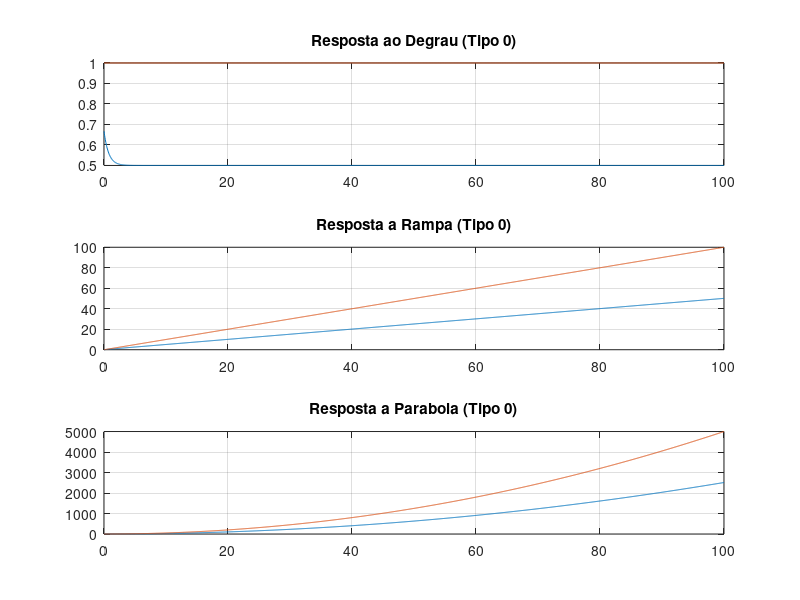
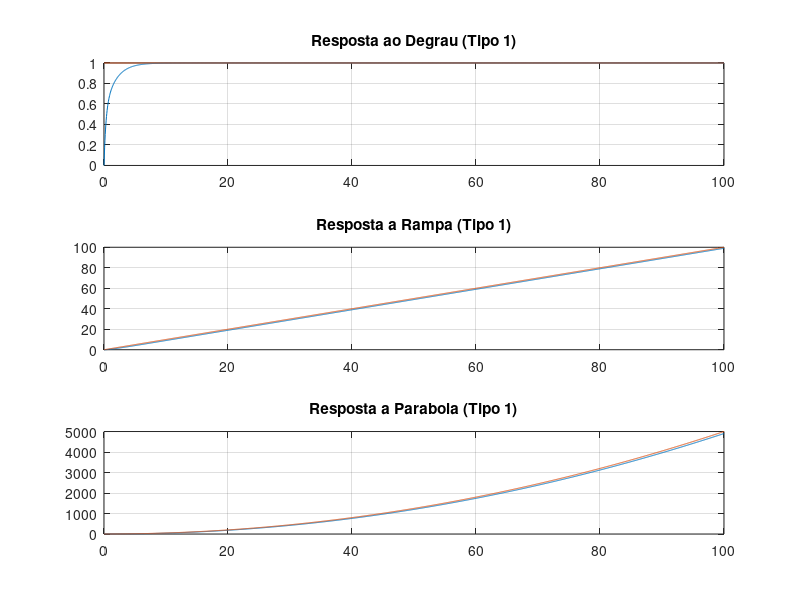
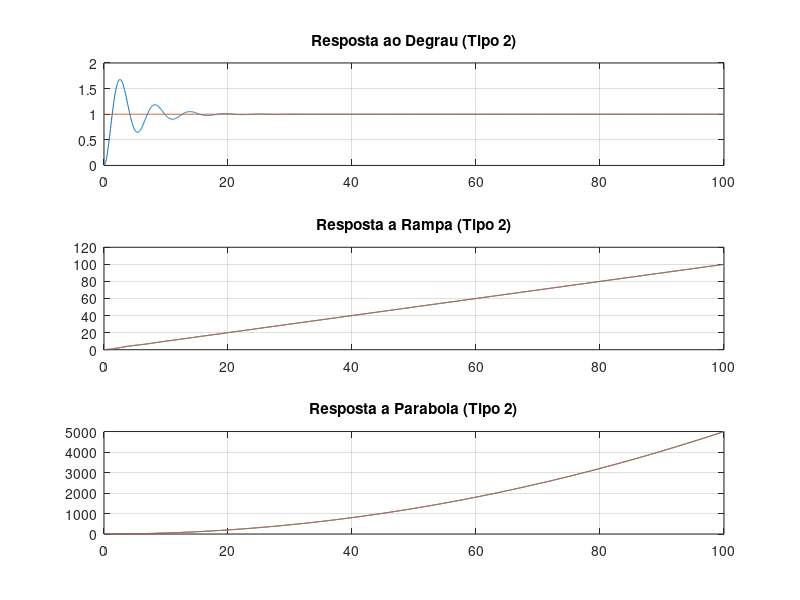

MATLAB code for these plots, in order:
%Análise de Erro de Estado Estacionário e Constante de Erro
%Aluno: Mateus Yamada Muller

%Diagrama de Blocos
G0 = tf([2 2],[1 2]); %tipo 0
G1 = tf([2 2],[1 2 0]); %tipo 1
G2 = tf([2 2],[1 2 0 0]); %tipo 2
%G0,G1,G2 %print das funções de malha aberta

sys0 = feedback(G0,1);
sys1 = feedback(G1,1);
sys2 = feedback(G2,1);
%sys0,sys1,sys2 %print dos sistemas com realimentação unitária

%Declaração das funções de entrada
t = 0:0.05:100;
degrau = t>=0;
rampa = t.*degrau;
parabola = (t.^2./2).*degrau;

%Letra a - Respostas
%Sistema Tipo 0
figure(1) 

dg0 = lsim(sys0,degrau,t);
subplot(3,1,1)
plot(t,dg0);
hold on
plot(t,degrau);
hold off
title('Resposta ao Degrau (Tipo 0)');
grid on

rmp0 = lsim(sys0,rampa,t);
subplot(3,1,2)
plot(t,rmp0);
hold on
plot(t,rampa);
hold off
title('Resposta a Rampa (Tipo 0)');
grid on

prb0 = lsim(sys0,parabola,t);
subplot(3,1,3)
plot(t,prb0);
hold on
plot(t,parabola);
hold off
title('Resposta a Parabola (Tipo 0)');
grid on

%Sistema Tipo 1
figure(2) 

dg1 = lsim(sys1,degrau,t);
subplot(3,1,1)
plot(t,dg1);
hold on
plot(t,degrau);
hold off
title('Resposta ao Degrau (Tipo 1)');
grid on

rmp1 = lsim(sys1,rampa,t);
subplot(3,1,2)
plot(t,rmp1);
hold on
plot(t,rampa);
hold off
title('Resposta a Rampa (Tipo 1)');
grid on

prb1 = lsim(sys1,parabola,t);
subplot(3,1,3)
plot(t,prb1);
hold on
plot(t,parabola);
hold off
title('Resposta a Parabola (Tipo 1)');
grid on

%Sistema Tipo 2
figure(3) 

dg2 = lsim(sys2,degrau,t);
subplot(3,1,1)
plot(t,dg2);
hold on
plot(t,degrau);
hold off
title('Resposta ao Degrau (Tipo 2)');
grid on

rmp2 = lsim(sys2,rampa,t);
subplot(3,1,2)
plot(t,rmp2);
hold on
plot(t,rampa);
hold off
title('Resposta a Rampa (Tipo 2)');
grid on

prb2 = lsim(sys2,parabola,t);
subplot(3,1,3)
plot(t,prb2);
hold on
plot(t,parabola);
hold off
title('Resposta a Parabola (Tipo 2)');
grid on

%Letra b - Erros de Estado Estado Estacionário
s = tf([1 0],[0 1]); %função s
s_sqr = tf([1 0 0],[0 0 1]); %função s^2

%Tipo 0 
%degrau 
Kp0 = dcgain(G0);
ess_dgr0 = 1/(1+Kp0)
%rampa
sG_0 = s*G0;
Kv0 = dcgain(sG_0);
ess_rmp0 = 1/Kv0
%parabola
s2G_0 = s_sqr*G0;
Ka0 = dcgain(s2G_0);
ess_pbl0 = 1/Ka0

%Tipo 1 
%degrau 
Kp1 = dcgain(G1);
ess_dgr1 = 1/(1+Kp1)
%rampa
sG_1 = s*G1;
Kv1 = dcgain(sG_1);
ess_rmp1 = 1/Kv1
%parabola
s2G_1 = s_sqr*G1;
Ka1 = dcgain(s2G_1);
ess_pbl1 = 1/Ka1

%Tipo 2 
%degrau 
Kp2 = dcgain(G2);
ess_dgr2 = 1/(1+Kp2)
%rampa
sG_2 = s*G2;
Kv2 = dcgain(sG_2);
ess_rmp2 = 1/Kv2
%parabola
s2G_2 = s_sqr*G2;
Ka2 = dcgain(s2G_2);
ess_pbl2 = 1/Ka2

G3 = tf([2 2],[1 2 0 0 0]); %tipo 2
sys3 = feedback(G3,1);

%Declaração das funções de entrada
t = 0:0.05:100;
degrau = t>=0;
parabola = (0.5.*t.^2./2).*degrau;
cubica = (1./3.*t.^3).*degrau;

s2_sqr = tf([1 0 0],[0 0 1]); %função s^2
s2_cub = tf([1 0 0 0],[0 0 0 1]); %função s^3

%Tipo 3 
%parabola
s2G_3 = s2_sqr*G3;
Kv3 = dcgain(s2G_3);
ess_pbl_2_3 = 1/Kv3
%cubica
s3G_3 = s2_cub*G3;
Ka3 = dcgain(s3G_3);
ess_pbl_3_3 = 1/Ka3
